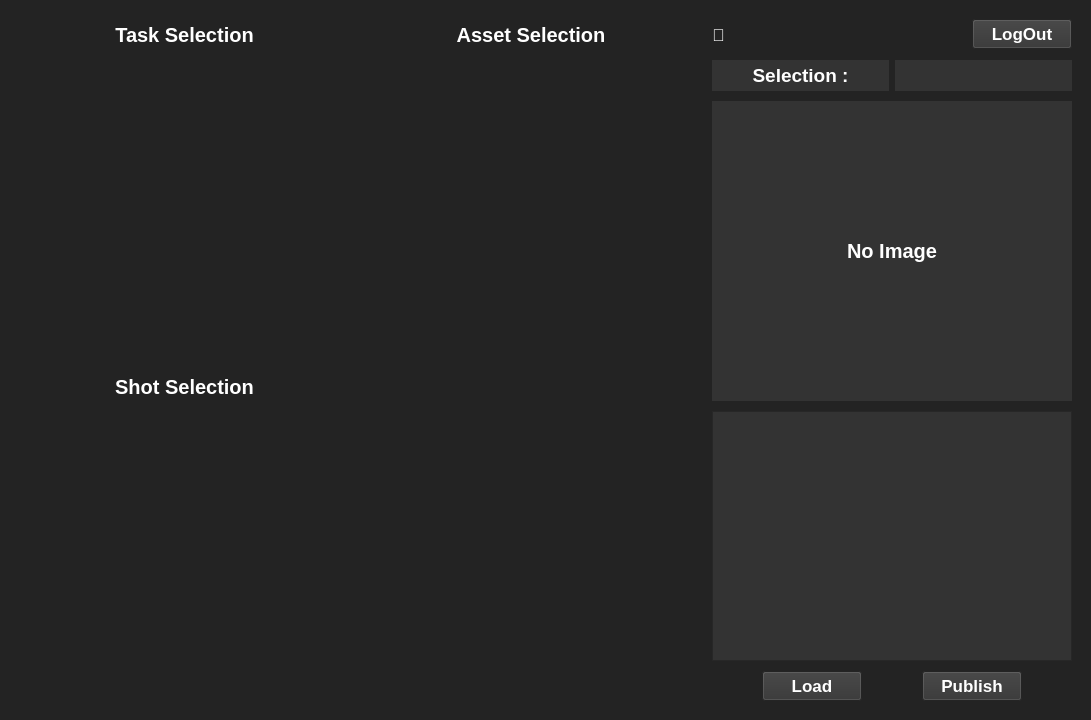
<?xml version="1.0" encoding="UTF-8"?>
<ui version="4.0">
 <class>MainWindow</class>
 <widget class="QMainWindow" name="MainWindow">
  <property name="windowModality">
   <enum>Qt::NonModal</enum>
  </property>
  <property name="enabled">
   <bool>true</bool>
  </property>
  <property name="geometry">
   <rect>
    <x>0</x>
    <y>0</y>
    <width>1091</width>
    <height>720</height>
   </rect>
  </property>
  <property name="minimumSize">
   <size>
    <width>1091</width>
    <height>720</height>
   </size>
  </property>
  <property name="maximumSize">
   <size>
    <width>1091</width>
    <height>720</height>
   </size>
  </property>
  <property name="windowTitle">
   <string>Pizza_API</string>
  </property>
  <property name="windowIcon">
   <iconset>
    <normaloff>:/icon/다운로드.png</normaloff>:/icon/다운로드.png</iconset>
  </property>
  <property name="styleSheet">
   <string notr="true">background-color: rgb(35, 35, 35);
color: white;</string>
  </property>
  <widget class="QWidget" name="centralwidget">
   <property name="minimumSize">
    <size>
     <width>1091</width>
     <height>717</height>
    </size>
   </property>
   <layout class="QGridLayout" name="gridLayout">
    <item row="0" column="0">
     <layout class="QGridLayout" name="Main_QGrid">
      <property name="leftMargin">
       <number>10</number>
      </property>
      <property name="topMargin">
       <number>10</number>
      </property>
      <property name="rightMargin">
       <number>10</number>
      </property>
      <property name="bottomMargin">
       <number>10</number>
      </property>
      <property name="spacing">
       <number>10</number>
      </property>
      <item row="0" column="1" colspan="2">
       <widget class="QLabel" name="label_2">
        <property name="sizePolicy">
         <sizepolicy hsizetype="Minimum" vsizetype="Minimum">
          <horstretch>0</horstretch>
          <verstretch>0</verstretch>
         </sizepolicy>
        </property>
        <property name="minimumSize">
         <size>
          <width>331</width>
          <height>31</height>
         </size>
        </property>
        <property name="font">
         <font>
          <pointsize>15</pointsize>
          <weight>75</weight>
          <bold>true</bold>
         </font>
        </property>
        <property name="text">
         <string>Asset Selection</string>
        </property>
        <property name="alignment">
         <set>Qt::AlignCenter</set>
        </property>
       </widget>
      </item>
      <item row="0" column="3">
       <layout class="QHBoxLayout" name="horizontalLayout_3">
        <property name="bottomMargin">
         <number>0</number>
        </property>
        <item>
         <widget class="QLabel" name="label_4">
          <property name="sizePolicy">
           <sizepolicy hsizetype="Minimum" vsizetype="Minimum">
            <horstretch>0</horstretch>
            <verstretch>0</verstretch>
           </sizepolicy>
          </property>
          <property name="minimumSize">
           <size>
            <width>25</width>
            <height>0</height>
           </size>
          </property>
          <property name="maximumSize">
           <size>
            <width>25</width>
            <height>16777215</height>
           </size>
          </property>
          <property name="font">
           <font>
            <pointsize>13</pointsize>
            <weight>75</weight>
            <bold>true</bold>
           </font>
          </property>
          <property name="text">
           <string>👤</string>
          </property>
         </widget>
        </item>
        <item>
         <widget class="QLabel" name="User_Name">
          <property name="font">
           <font>
            <pointsize>13</pointsize>
            <weight>75</weight>
            <bold>true</bold>
           </font>
          </property>
          <property name="text">
           <string/>
          </property>
         </widget>
        </item>
        <item>
         <widget class="QPushButton" name="Logout_Button">
          <property name="sizePolicy">
           <sizepolicy hsizetype="Minimum" vsizetype="Fixed">
            <horstretch>0</horstretch>
            <verstretch>0</verstretch>
           </sizepolicy>
          </property>
          <property name="maximumSize">
           <size>
            <width>100</width>
            <height>30</height>
           </size>
          </property>
          <property name="font">
           <font>
            <pointsize>13</pointsize>
            <weight>75</weight>
            <bold>true</bold>
           </font>
          </property>
          <property name="styleSheet">
           <string notr="true">background-color: rgb(51, 51, 51);
color: white;</string>
          </property>
          <property name="text">
           <string>LogOut</string>
          </property>
         </widget>
        </item>
       </layout>
      </item>
      <item row="1" column="3">
       <layout class="QHBoxLayout" name="horizontalLayout_2">
        <property name="spacing">
         <number>6</number>
        </property>
        <property name="leftMargin">
         <number>0</number>
        </property>
        <property name="topMargin">
         <number>0</number>
        </property>
        <item>
         <widget class="QLabel" name="Selection_Name">
          <property name="minimumSize">
           <size>
            <width>175</width>
            <height>25</height>
           </size>
          </property>
          <property name="font">
           <font>
            <pointsize>14</pointsize>
            <weight>75</weight>
            <bold>true</bold>
           </font>
          </property>
          <property name="styleSheet">
           <string notr="true">background-color: rgb(51, 51, 51);
color: white;</string>
          </property>
          <property name="text">
           <string>Selection :</string>
          </property>
          <property name="alignment">
           <set>Qt::AlignCenter</set>
          </property>
         </widget>
        </item>
        <item>
         <widget class="QLabel" name="Selection_Lable">
          <property name="minimumSize">
           <size>
            <width>175</width>
            <height>25</height>
           </size>
          </property>
          <property name="styleSheet">
           <string notr="true">background-color: rgb(51, 51, 51);
color: white;</string>
          </property>
          <property name="text">
           <string/>
          </property>
         </widget>
        </item>
       </layout>
      </item>
      <item row="1" column="0" rowspan="5">
       <layout class="QVBoxLayout" name="verticalLayout2">
        <property name="spacing">
         <number>0</number>
        </property>
        <property name="leftMargin">
         <number>0</number>
        </property>
       </layout>
      </item>
      <item row="7" column="0" rowspan="5">
       <layout class="QVBoxLayout" name="verticalLayout3">
        <property name="spacing">
         <number>0</number>
        </property>
       </layout>
      </item>
      <item row="1" column="1" rowspan="11" colspan="2">
       <layout class="QVBoxLayout" name="verticalLayout">
        <property name="spacing">
         <number>0</number>
        </property>
        <property name="leftMargin">
         <number>0</number>
        </property>
        <property name="topMargin">
         <number>0</number>
        </property>
       </layout>
      </item>
      <item row="0" column="0">
       <widget class="QLabel" name="label">
        <property name="sizePolicy">
         <sizepolicy hsizetype="Minimum" vsizetype="Minimum">
          <horstretch>0</horstretch>
          <verstretch>0</verstretch>
         </sizepolicy>
        </property>
        <property name="minimumSize">
         <size>
          <width>331</width>
          <height>25</height>
         </size>
        </property>
        <property name="font">
         <font>
          <pointsize>15</pointsize>
          <weight>75</weight>
          <bold>true</bold>
         </font>
        </property>
        <property name="text">
         <string>Task Selection</string>
        </property>
        <property name="alignment">
         <set>Qt::AlignCenter</set>
        </property>
       </widget>
      </item>
      <item row="6" column="0">
       <widget class="QLabel" name="label_3">
        <property name="sizePolicy">
         <sizepolicy hsizetype="Minimum" vsizetype="Minimum">
          <horstretch>0</horstretch>
          <verstretch>0</verstretch>
         </sizepolicy>
        </property>
        <property name="minimumSize">
         <size>
          <width>331</width>
          <height>31</height>
         </size>
        </property>
        <property name="maximumSize">
         <size>
          <width>331</width>
          <height>31</height>
         </size>
        </property>
        <property name="font">
         <font>
          <pointsize>15</pointsize>
          <weight>75</weight>
          <bold>true</bold>
         </font>
        </property>
        <property name="text">
         <string>Shot Selection</string>
        </property>
        <property name="alignment">
         <set>Qt::AlignCenter</set>
        </property>
       </widget>
      </item>
      <item row="11" column="3">
       <layout class="QGridLayout" name="gridLayout_3">
        <item row="0" column="1">
         <widget class="QPushButton" name="Load_Button">
          <property name="maximumSize">
           <size>
            <width>100</width>
            <height>30</height>
           </size>
          </property>
          <property name="font">
           <font>
            <pointsize>13</pointsize>
            <weight>75</weight>
            <bold>true</bold>
           </font>
          </property>
          <property name="styleSheet">
           <string notr="true">background-color: rgb(51, 51, 51);
color: white;</string>
          </property>
          <property name="text">
           <string>Load</string>
          </property>
         </widget>
        </item>
        <item row="0" column="2">
         <widget class="QPushButton" name="Save_Button">
          <property name="maximumSize">
           <size>
            <width>100</width>
            <height>30</height>
           </size>
          </property>
          <property name="font">
           <font>
            <pointsize>13</pointsize>
            <weight>75</weight>
            <bold>true</bold>
           </font>
          </property>
          <property name="styleSheet">
           <string notr="true">background-color: rgb(51, 51, 51);
color: white;</string>
          </property>
          <property name="text">
           <string>Publish</string>
          </property>
         </widget>
        </item>
       </layout>
      </item>
      <item row="2" column="3" rowspan="9">
       <layout class="QVBoxLayout" name="verticalLayout_3">
        <property name="spacing">
         <number>10</number>
        </property>
        <property name="leftMargin">
         <number>0</number>
        </property>
        <property name="topMargin">
         <number>0</number>
        </property>
        <property name="rightMargin">
         <number>0</number>
        </property>
        <property name="bottomMargin">
         <number>0</number>
        </property>
        <item>
         <widget class="QLabel" name="Preview">
          <property name="sizePolicy">
           <sizepolicy hsizetype="Minimum" vsizetype="Minimum">
            <horstretch>36</horstretch>
            <verstretch>0</verstretch>
           </sizepolicy>
          </property>
          <property name="minimumSize">
           <size>
            <width>360</width>
            <height>300</height>
           </size>
          </property>
          <property name="font">
           <font>
            <pointsize>15</pointsize>
            <weight>75</weight>
            <bold>true</bold>
           </font>
          </property>
          <property name="styleSheet">
           <string notr="true">background-color: rgb(51, 51, 51);
color: white;</string>
          </property>
          <property name="text">
           <string>No Image</string>
          </property>
          <property name="alignment">
           <set>Qt::AlignCenter</set>
          </property>
         </widget>
        </item>
        <item>
         <widget class="QPlainTextEdit" name="InfoTextBox">
          <property name="sizePolicy">
           <sizepolicy hsizetype="Minimum" vsizetype="Minimum">
            <horstretch>0</horstretch>
            <verstretch>0</verstretch>
           </sizepolicy>
          </property>
          <property name="minimumSize">
           <size>
            <width>349</width>
            <height>250</height>
           </size>
          </property>
          <property name="font">
           <font>
            <pointsize>14</pointsize>
           </font>
          </property>
          <property name="layoutDirection">
           <enum>Qt::LeftToRight</enum>
          </property>
          <property name="styleSheet">
           <string notr="true">background-color: rgb(51, 51, 51);
color: white;</string>
          </property>
          <property name="undoRedoEnabled">
           <bool>true</bool>
          </property>
          <property name="readOnly">
           <bool>true</bool>
          </property>
          <property name="plainText">
           <string/>
          </property>
          <property name="textInteractionFlags">
           <set>Qt::TextSelectableByMouse</set>
          </property>
         </widget>
        </item>
       </layout>
      </item>
     </layout>
    </item>
   </layout>
  </widget>
 </widget>
 <resources/>
 <connections/>
</ui>
